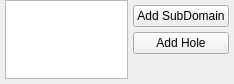
           <widget class="QWidget" name="page_10">
            <property name="geometry">
             <rect>
              <x>0</x>
              <y>0</y>
              <width>234</width>
              <height>84</height>
             </rect>
            </property>
            <attribute name="label">
             <string>Multi-Domain</string>
            </attribute>
            <layout class="QVBoxLayout" name="verticalLayout_26">
             <property name="spacing">
              <number>5</number>
             </property>
             <property name="leftMargin">
              <number>0</number>
             </property>
             <property name="topMargin">
              <number>0</number>
             </property>
             <property name="rightMargin">
              <number>0</number>
             </property>
             <property name="bottomMargin">
              <number>0</number>
             </property>
             <item>
              <widget class="QWidget" name="verticalWidget" native="true">
               <layout class="QHBoxLayout" name="horizontalLayout_25">
                <property name="spacing">
                 <number>5</number>
                </property>
                <property name="leftMargin">
                 <number>5</number>
                </property>
                <property name="topMargin">
                 <number>0</number>
                </property>
                <property name="rightMargin">
                 <number>5</number>
                </property>
                <property name="bottomMargin">
                 <number>5</number>
                </property>
                <item>
                 <widget class="QTableView" name="tableViewDomains">
                  <property name="sizePolicy">
                   <sizepolicy hsizetype="Expanding" vsizetype="Expanding">
                    <horstretch>0</horstretch>
                    <verstretch>0</verstretch>
                   </sizepolicy>
                  </property>
                  <property name="contextMenuPolicy">
                   <enum>Qt::CustomContextMenu</enum>
                  </property>
                  <property name="selectionMode">
                   <enum>QAbstractItemView::ExtendedSelection</enum>
                  </property>
                  <property name="selectionBehavior">
                   <enum>QAbstractItemView::SelectRows</enum>
                  </property>
                 </widget>
                </item>
                <item>
                 <layout class="QVBoxLayout" name="verticalLayout_23">
                  <property name="topMargin">
                   <number>5</number>
                  </property>
                  <item>
                   <widget class="QPushButton" name="btnAddSubDomain">
                    <property name="toolTip">
                     <string>Make sure the crosshair center is inside a subdomain you want to specify.
Click the button to add it to the left table for meshing.</string>
                    </property>
                    <property name="text">
                     <string>Add SubDomain</string>
                    </property>
                   </widget>
                  </item>
                  <item>
                   <widget class="QPushButton" name="btnAddHole">
                    <property name="maximumSize">
                     <size>
                      <width>16777215</width>
                      <height>16777215</height>
                     </size>
                    </property>
                    <property name="toolTip">
                     <string>Make sure the crosshair center is inside a hole you want to specify.
Click the button to add it to the left table.</string>
                    </property>
                    <property name="text">
                     <string>Add Hole</string>
                    </property>
                    <property name="iconSize">
                     <size>
                      <width>16</width>
                      <height>16</height>
                     </size>
                    </property>
                   </widget>
                  </item>
                  <item>
                   <spacer name="verticalSpacer_5">
                    <property name="orientation">
                     <enum>Qt::Vertical</enum>
                    </property>
                    <property name="sizeHint" stdset="0">
                     <size>
                      <width>20</width>
                      <height>40</height>
                     </size>
                    </property>
                   </spacer>
                  </item>
                 </layout>
                </item>
               </layout>
              </widget>
             </item>
            </layout>
           </widget>
